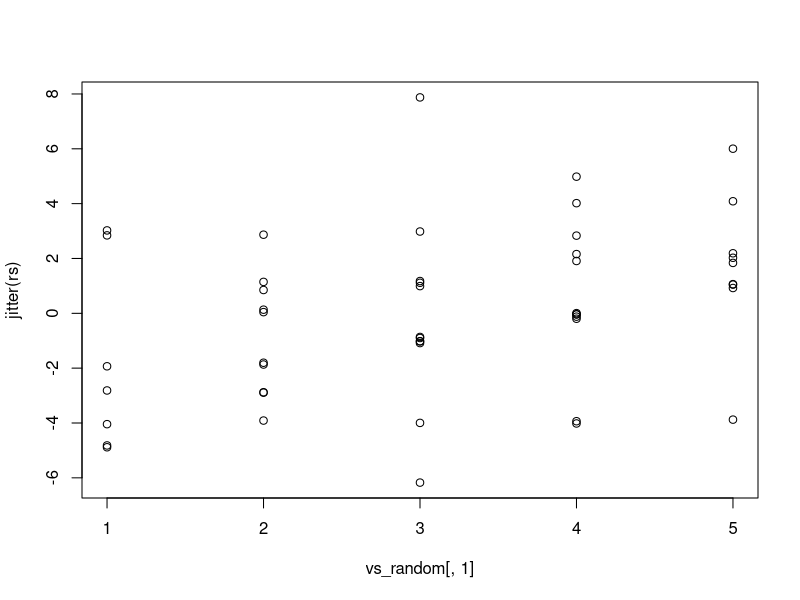
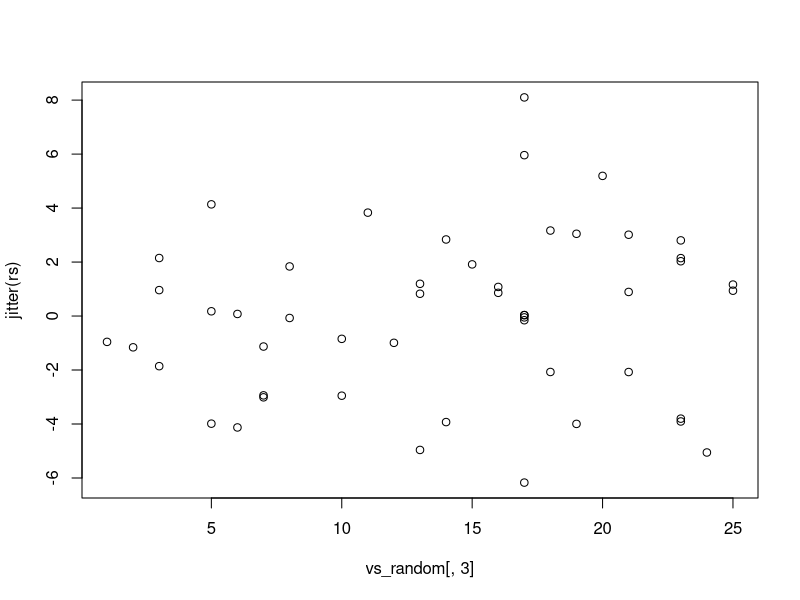
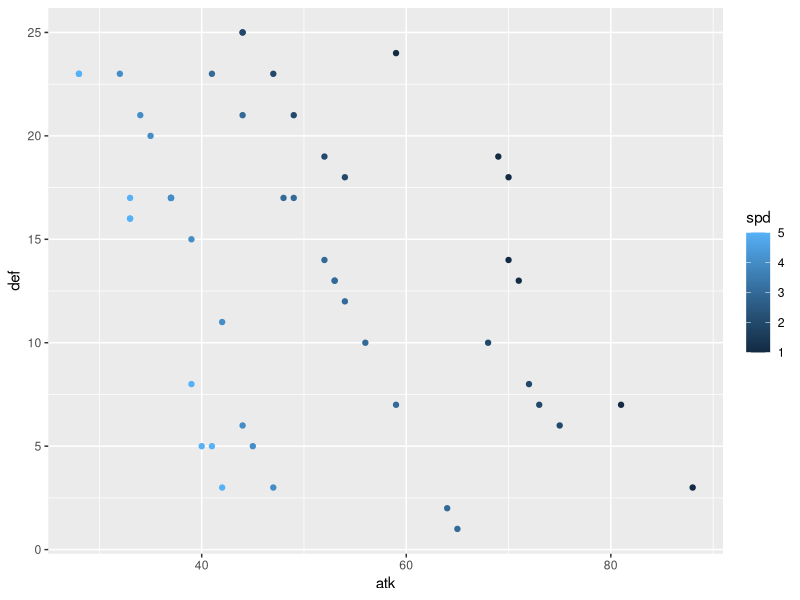
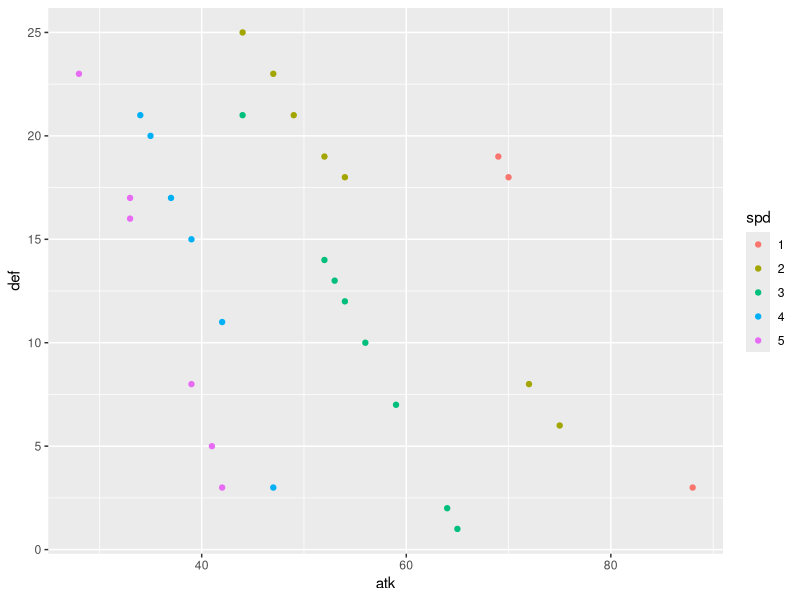

The R source for these figures, in order:
## tries to find balanced metagames with speed-attack-def mechanics

evaluate_winner <- function(v1, v2) {
  if (v1[1] > v2[1]) {
    speed_mult <- c(2, 1)
  }
  else if (v1[1]==v2[1]) {
    speed_mult <- c(1, 1)
  }
  else {
    speed_mult <- c(1, 2)
  }
  a_minus_d <- c(v1[2] - v2[3], v2[2] - v1[3])
  a_minus_d[a_minus_d < 0] <- 0
  final_val <- speed_mult * a_minus_d
  if (final_val[1] > final_val[2]) {
    return(1)
  }
  else if (final_val[1]==final_val[2]) {
    return(0)
  }
  else {
    return(-1)
  }
}

evaluate_winner(c(5, 4, 1), c(6, 3, 1))

matchup_matrix <- function(vs) {
  n <- dim(vs)[1]
  mat <- matrix(0, n, n)
  for (i in 1:n) {
    for (j in 1:n) {
      mat[i, j] <- evaluate_winner(vs[i, ], vs[j, ])
    }
  }
  return(mat)
}

vs_test <- rbind(c(6, 220, 60), c(6, 380, -120), c(5, 360, 60), c(4, 540, 60), c(4, 750, -120))
matchup_matrix(vs_test)

n <- 50
vs_random <- matrix(0, n, 3)
colnames(vs_random) <- c("spd", "atk", "def")
#vs_random[, 1] <- sample(5, n, TRUE, c(0.1, 0.3, 0.3, 0.2, 0.1))
vs_random[, 1] <- sample(5, n, TRUE)
vs_random[, 3] <- sample(25, n, TRUE)
vs_random[, 2] <- sample(50, n, TRUE) + 25
mm <- matchup_matrix(vs_random)
rs <- rowSums(mm)

for (i in 1:500) {
  vs_random[order(rs)[1], 2] <- vs_random[order(rs)[1], 2]+1
  vs_random[order(-rs)[1], 2] <- vs_random[order(-rs)[1], 2]-1
  mm <- matchup_matrix(vs_random)
  rs <- rowSums(mm)
  #cbind(vs_random, rs)[order(-rs), ]
}
c(min(rs), max(rs))/n
cbind(vs_random, rs)[order(-rs), ]
plot(vs_random[,1], jitter(rs))
plot(vs_random[,3], jitter(rs))


library(ggplot2)
vs <- data.frame(vs_random)
ggplot(vs, aes(atk, def, colour = spd)) + 
  geom_point()


vs_filt <- floor(vs_random)
mm <- matchup_matrix(vs_filt)
rs <- rowSums(mm)
c(min(rs), max(rs))/n

rs <- rowSums(mm)
inds_keep <- (rs != min(rs)) & (rs != max(rs))
#inds_keep <- (rs != max(rs))
vs_filt <- vs_filt[inds_keep, ]
mm <- mm[inds_keep, inds_keep]
rs <- rowSums(mm)
c(min(rs), max(rs))/n

vs_filt <- unique(vs_filt)

mm <- matchup_matrix(vs_filt)
rs <- rowSums(mm)
cbind(vs_filt, rs)[order(-rs), ]


v <- rep(1/dim(mm)[1], dim(mm)[1])

for (i in 1:2000) {
  v <- v * (1+ (mm %*% v)/100)
}
max(mm %*% v)
sum(v)
t(floor(v* 100))

cbind(vs_filt, floor(v * 100))[order(-v), ]

vs_filt <- vs_filt[v > 0.01, ]
mm <- matchup_matrix(vs_filt)
v <- rep(1/dim(mm)[1], dim(mm)[1])

for (i in 1:2000) {
  v <- v * (1+ (mm %*% v)/100)
}
max(mm %*% v)
sum(v)
t(floor(v* 100))

cbind(vs_filt, floor(v * 100))[order(-v), ]

vs <- data.frame(vs_filt)
vs[, 1] <- as.factor(vs[, 1])
ggplot(vs, aes(atk, def, colour = spd)) + 
  geom_point()

cbind(vs, 1.3 * vs[, 2] + vs[, 3])[vs[, 1]==4, ]
